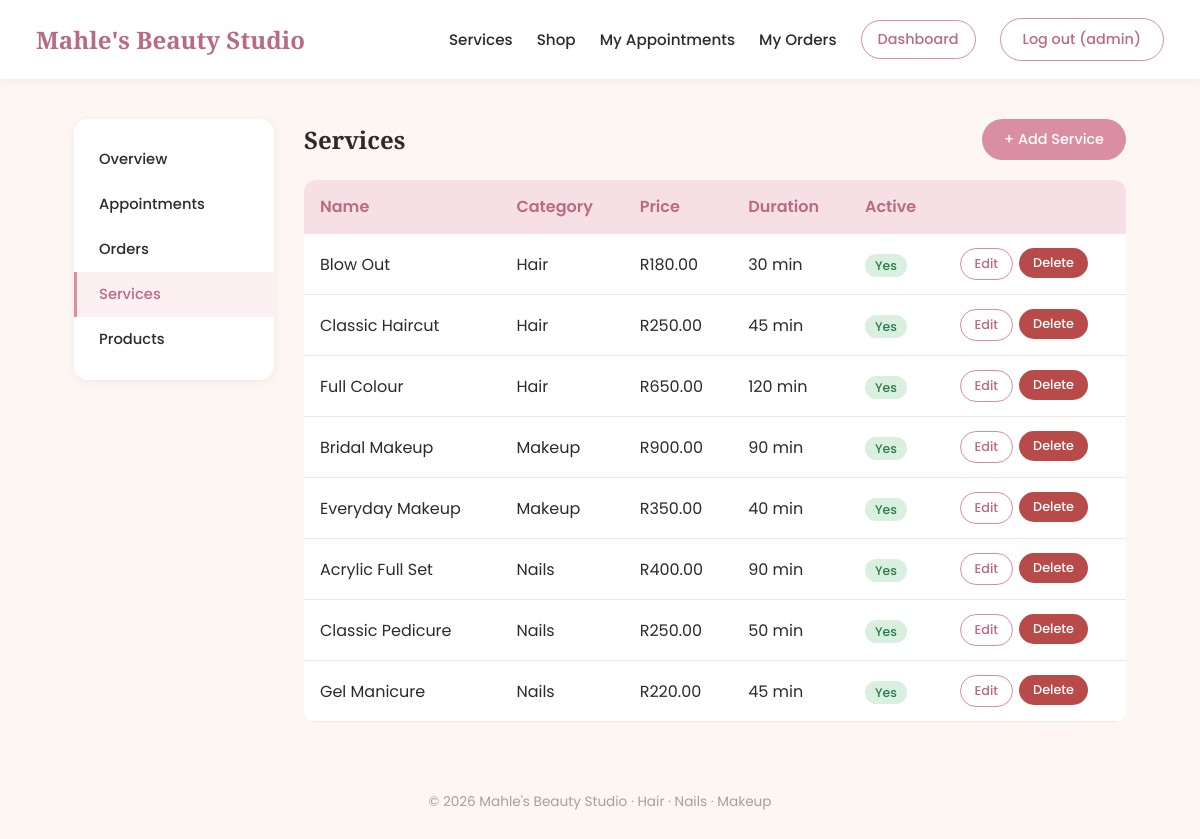
The page /dashboard/services/ (signed in) on the database its author committed.
### salon/models.py (models this page shows, shortened)
class Service(models.Model):
    CATEGORY_CHOICES = [
        ("hair", "Hair"),
        ("nails", "Nails"),
        ("makeup", "Makeup"),
        ("other", "Other"),
    ]
    name = models.CharField(max_length=120)
    category = models.CharField(max_length=20, choices=CATEGORY_CHOICES, default="other")
    description = models.TextField(blank=True)
    price = models.DecimalField(max_digits=8, decimal_places=2)
    duration_minutes = models.PositiveIntegerField(default=30)
    active = models.BooleanField(default=True)
    class Meta:
        ordering = ["category", "name"]

### salon/dashboard.py (the view)
# urls.py: path("dashboard/services/", dashboard.service_manage_list, name="dashboard_services"),
@superuser_required
def service_manage_list(request):
    services = Service.objects.all()
    return render(request, "dashboard/service_list.html", {"services": services, "active": "services"})

### salon/dashboard.py (called while the page is built)
def superuser_required(view_func):
    decorated = user_passes_test(lambda u: u.is_superuser, login_url="login")
    return login_required(decorated(view_func))

### salon/templates/dashboard/service_list.html (shortened to what this page needs)
{% extends "dashboard/base_dashboard.html" %}
{% block dash_content %}
<div class="dash-header">
    <h2 style="margin:0;">Services</h2>
    <a href="{% url 'dashboard_service_create' %}" class="btn">+ Add Service</a>
</div>
{% if services %}
<table>
    <tr><th>Name</th><th>Category</th><th>Price</th><th>Duration</th><th>Active</th><th></th></tr>
    {% for s in services %}
    <tr>
        <td>{{ s.name }}</td>
        <td>{{ s.get_category_display }}</td>
        <td>R{{ s.price }}</td>
        <td>{{ s.duration_minutes }} min</td>
        <td>{% if s.active %}<span class="status status-confirmed">Yes</span>{% else %}<span class="status status-cancelled">No</span>{% endif %}</td>
        <td>
            <div class="action-row">
                <a href="{% url 'dashboard_service_edit' s.pk %}" class="btn btn-outline btn-sm">Edit</a>
                <form action="{% url 'dashboard_service_delete' s.pk %}" method="post" style="margin:0;" onsubmit="return confirm('Delete {{ s.name }}?');">
                    <button type="submit" class="btn btn-danger btn-sm">Delete</button>
                </form>
            </div>
        </td>
    </tr>
    {% endfor %}
</table>
{% else %}
<p class="empty">No services yet. <a href="{% url 'dashboard_service_create' %}">Add your first one</a>.</p>
{% endif %}
{% endblock %}

### salon/templates/salon/base.html (shortened to what this page needs)
<!DOCTYPE html>
<html lang="en">
<head>
</head>
<body>
    <nav>
        <a class="brand" href="{% url 'home' %}">Mahle's Beauty Studio</a>
        <div class="links">
            <a href="{% url 'service_list' %}">Services</a>
            <a href="{% url 'product_list' %}">Shop</a>
            {% if user.is_authenticated %}
            <a href="{% url 'my_appointments' %}">My Appointments</a>
            <a href="{% url 'my_orders' %}">My Orders</a>
            {% if user.is_superuser %}
            <a href="{% url 'dashboard_home' %}" class="btn btn-outline" style="padding:8px 16px;">Dashboard</a>
            {% endif %}
            <form action="{% url 'logout' %}" method="post" style="display:inline; margin:0;">
                <button type="submit" class="btn btn-outline">Log out ({{ user.username }})</button>
            </form>
            {% else %}
            <a href="{% url 'login' %}">Log in</a>
            <a href="{% url 'signup' %}" class="btn">Sign up</a>
            {% endif %}
        </div>
    </nav>
    <div class="container">
        {% block content %}{% endblock %}
    </div>
    <footer>&copy; {% now "Y" %} Mahle's Beauty Studio &middot; Hair &middot; Nails &middot; Makeup</footer>
</body>
</html>

### salon/templates/salon/base.html (style rules this page uses)
:root { --pink: #d98ea3; --pink-dark: #b96b82; --cream: #fdf6f2; --charcoal: #2e2a2a; --gold: #c9a15a; }
* { box-sizing: border-box; }
body { margin: 0; font-family: 'Poppins', sans-serif; background: var(--cream); color: var(--charcoal); }
h1, h2, h3, .brand { font-family: 'Playfair Display', serif; }
nav { display: flex; align-items: center; justify-content: space-between; padding: 18px 36px; background: white; box-shadow: 0 2px 8px rgba(0, 0, 0, 0.05); position: sticky; top: 0; z-index: 10; }
nav .brand { font-size: 1.5rem; color: var(--pink-dark); text-decoration: none; font-weight: 700; }
nav .links { display: flex; gap: 24px; align-items: center; }
nav a { color: var(--charcoal); text-decoration: none; font-weight: 500; font-size: 0.95rem; }
.btn { display: inline-block; padding: 10px 22px; border-radius: 30px; background: var(--pink); color: white; text-decoration: none; border: none; font-family: 'Poppins', sans-serif; font-weight: 500; cursor: pointer; font-size: 0.9rem; transition: background 0.2s; }
.btn-outline { background: transparent; border: 1.5px solid var(--pink); color: var(--pink-dark); }
.btn-danger { background: #b94a4a; }
.container { max-width: 1100px; margin: 0 auto; padding: 40px 24px; }
table { width: 100%; border-collapse: collapse; margin-top: 20px; background: white; border-radius: 12px; overflow: hidden; }
th, td { padding: 14px 16px; text-align: left; border-bottom: 1px solid #f0e6e6; }
th { background: #f7dfe6; color: var(--pink-dark); font-weight: 600; }
.status { padding: 3px 10px; border-radius: 20px; font-size: 0.78rem; font-weight: 500; }
.status-confirmed, .status-paid { background: #d9f0e1; color: #2c7a49; }
footer { text-align: center; padding: 30px; color: #a89e9e; font-size: 0.85rem; }
.dash-header { display: flex; justify-content: space-between; align-items: center; margin-bottom: 20px; }
.btn-sm { padding: 6px 14px; font-size: 0.8rem; }
.action-row { display: flex; gap: 6px; flex-wrap: wrap; }

### rows shown on the page
Service: name "Blow Out", category "Hair", price "180.00", duration_minutes "30", active "Yes"
Service: name "Classic Haircut", category "Hair", price "250.00", duration_minutes "45", active "Yes"
Service: name "Full Colour", category "Hair", price "650.00", duration_minutes "120", active "Yes"
Service: name "Bridal Makeup", category "Makeup", price "900.00", duration_minutes "90", active "Yes"
Service: name "Everyday Makeup", category "Makeup", price "350.00", duration_minutes "40", active "Yes"
Service: name "Acrylic Full Set", category "Nails", price "400.00", duration_minutes "90", active "Yes"
Service: name "Classic Pedicure", category "Nails", price "250.00", duration_minutes "50", active "Yes"
Service: name "Gel Manicure", category "Nails", price "220.00", duration_minutes "45", active "Yes"

### other values the page prints
{{ user.username }} "admin"
